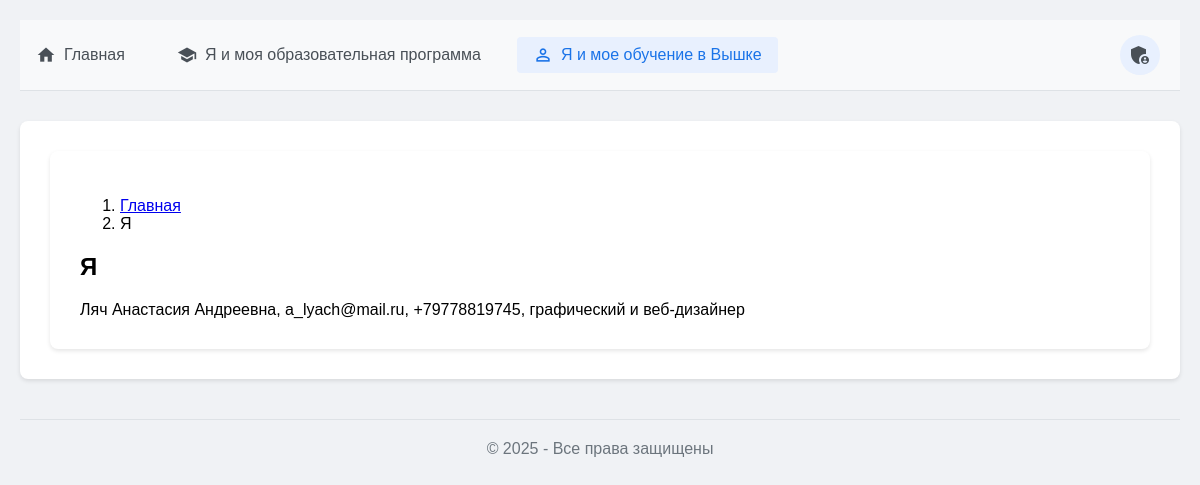
Screenshot of /app2/about-me/ with the database file from the repository.
### project01/app2/models.py (models this page shows, shortened)
class Page(models.Model):
    title = models.CharField("Заголовок", max_length=200)
    slug = models.SlugField("URL", unique=True)
    content = models.TextField("Содержание")
    excerpt = models.TextField("Краткое описание", blank=True)
    category = models.ForeignKey(Category, on_delete=models.SET_NULL, null=True, blank=True, verbose_name="Категория")
    created = models.DateTimeField("Дата создания", auto_now_add=True)
    modified = models.DateTimeField("Дата изменения", auto_now=True)
    is_published = models.BooleanField("Опубликовано", default=True)
    order = models.IntegerField("Порядок", default=0)
    meta_keywords = models.CharField("Meta Keywords", max_length=255, blank=True)
    meta_description = models.CharField("Meta Description", max_length=255, blank=True)
    featured_image = models.ImageField("Изображение", upload_to='pages/', blank=True, null=True)
    class Meta:
        verbose_name = "Страница"
        verbose_name_plural = "Страницы"
        ordering = ['order', 'title']

### project01/app2/views.py (the view)
# urls.py: path('<slug:slug>/', views.page_detail, name='page_detail'),
def page_detail(request, slug):
    page = get_object_or_404(Page, slug=slug, is_published=True)
    related_pages = []
    if page.category:
        related_pages = Page.objects.filter(
            category=page.category,
            is_published=True
        ).exclude(id=page.id).order_by('?')[:3]
    categories = Category.objects.all()
    return render(request, 'app2/page_detail.html', {
        'page': page,
        'related_pages': related_pages,
        'categories': categories
    })

### app2/templates/app2/page_detail.html (shortened to what this page needs)
{% extends "app2/base.html" %}
{% block content %}
<div class="container mt-4">
    <nav aria-label="breadcrumb" class="mb-4">
        <ol class="breadcrumb">
            <li class="breadcrumb-item"><a href="{% url 'page_list' %}">Главная</a></li>
            <li class="breadcrumb-item active" aria-current="page">{{ page.title }}</li>
        </ol>
    </nav>
    <div class="row">
        <div class="col-lg-8">
            <article class="card shadow-sm mb-4">
                <div class="card-body">
                    <h1 class="card-title">{{ page.title }}</h1>
                    <div class="page-content">
                        {{ page.content|safe }}
                    </div>
                </div>
            </article>
        </div>
    </div>
</div>
{% endblock %}

### templates/base.html (style rules this page uses)
body { font-family: Arial, sans-serif; margin: 0; padding: 20px; background-color: #f0f2f5; }
.container { max-width: 1200px; margin: 0 auto; background-color: white; padding: 30px; border-radius: 8px; box-shadow: 0 2px 4px rgba(0, 0, 0, 0.1); }

### rows the page displays
Page: title "Я", content "Ляч Анастасия Андреевна, a_lyach@mail.ru, +79778819745, графический и веб-дизайнер"
